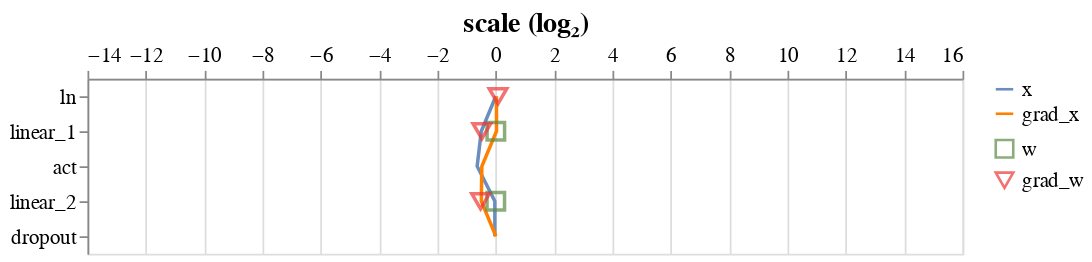

Notebook code for this chart:
### Markdown cell above
We also change our initialisation to give our weights unit scale. Let's analyse our new unit-scaled MLP:

### Code cell
def unit_init(*args):
    return 1

mlp = UnitScaledMLP(config).apply(init_weights(unit_init))
analyse_mlp(mlp, config)

### Figure 1 — Vega-Lite specification as saved in the notebook (floating-point values rounded to 4 significant figures)
{"config": {"view": {"continuousWidth": 400, "continuousHeight": 300}, "axis": {"labelFontSize": 12, "titleFontSize": 16}}, "layer": [{"data": {"name": "data-5a3ba922d34b64ba81cbb6729e135da2"}, "mark": "line", "encoding": {"color": {"field": "type", "legend": {"labelFontSize": 12, "symbolSize": 100, "title": ""}, "scale": {"range": ["#6C8EBF", "#FF8000"]}, "sort": "descending", "type": "nominal"}, "x": {"axis": {"orient": "top", "values": [-14.0, -12.0, -10.0, -8.0, -6.0, -4.0, -2.0, 0.0, 2.0, 4.0, 6.0, 8.0, 10.0, 12.0, 14.0, 16.0]}, "field": "scale (log₂)", "scale": {"domain": [-14.0, 16.0]}, "type": "quantitative"}, "y": {"field": "op", "sort": ["ln", "linear_1", "act", "linear_2", "dropout"], "title": "", "type": "ordinal"}}}, {"data": {"name": "data-167c38a73ce9e99bed4748ed934a7fef"}, "mark": {"type": "point", "size": 100}, "encoding": {"color": {"field": "type", "legend": {"labelFontSize": 12, "symbolSize": 100, "title": ""}, "scale": {"range": ["#5D8944", "#ED3434"]}, "sort": "descending", "type": "nominal"}, "shape": {"field": "type", "scale": {"range": ["square", "triangle-down"]}, "sort": "descending", "type": "nominal"}, "x": {"axis": {"orient": "top", "values": [-14.0, -12.0, -10.0, -8.0, -6.0, -4.0, -2.0, 0.0, 2.0, 4.0, 6.0, 8.0, 10.0, 12.0, 14.0, 16.0]}, "field": "scale (log₂)", "scale": {"domain": [-14.0, 16.0]}, "type": "quantitative"}, "y": {"field": "op", "sort": ["ln", "linear_1", "act", "linear_2", "dropout"], "title": "", "type": "ordinal"}}}], "resolve": {"scale": {"color": "independent", "shape": "independent"}}, "width": 500, "$schema": "https://vega.github.io/schema/vega-lite/v4.17.0.json", "datasets": {"data-5a3ba922d34b64ba81cbb6729e135da2": [{"type": "x", "op": "ln", "scale (log₂)": -5.417e-06}, {"type": "x", "op": "linear_1", "scale (log₂)": -0.499}, {"type": "x", "op": "act", "scale (log₂)": -0.6402}, {"type": "x", "op": "linear_2", "scale (log₂)": -0.03385}, {"type": "x", "op": "dropout", "scale (log₂)": -0.03482}, {"type": "grad_x", "op": "ln", "scale (log₂)": 0.02036}, {"type": "grad_x", "op": "linear_1", "scale (log₂)": 0.02352}, {"type": "grad_x", "op": "act", "scale (log₂)": -0.48}, {"type": "grad_x", "op": "linear_2", "scale (log₂)": -0.4982}, {"type": "grad_x", "op": "dropout", "scale (log₂)": 0.002163}], "data-167c38a73ce9e99bed4748ed934a7fef": [{"type": "w", "op": "ln", "scale (log₂)": null}, {"type": "w", "op": "linear_1", "scale (log₂)": 0.0002408}, {"type": "w", "op": "linear_2", "scale (log₂)": -0.00143}, {"type": "grad_w", "op": "ln", "scale (log₂)": 0.07444}, {"type": "grad_w", "op": "linear_1", "scale (log₂)": -0.4796}, {"type": "grad_w", "op": "linear_2", "scale (log₂)": -0.5232}]}}
